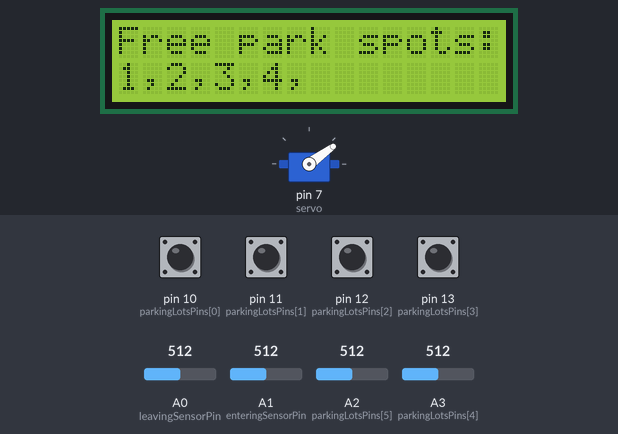
This sketch was run on a simulated Arduino Uno, built with avr-gcc and run on an emulated ATmega328P. On the bench: servo, 16×2 character LCD. Inputs (shaded band) come from the test bench; at power-on: pin 10 (parkingLotsPins[0]), pin 11 (parkingLotsPins[1]), pin 12 (parkingLotsPins[2]), pin 13 (parkingLotsPins[3]) HIGH, A0 (leavingSensorPin) = 512, A1 (enteringSensorPin) = 512, A2 (parkingLotsPins[5]) = 512, A3 (parkingLotsPins[4]) = 512.

Above: at 1.2 s.
1.3 s: A0 (leavingSensorPin) set to 533
At 3.2 s:
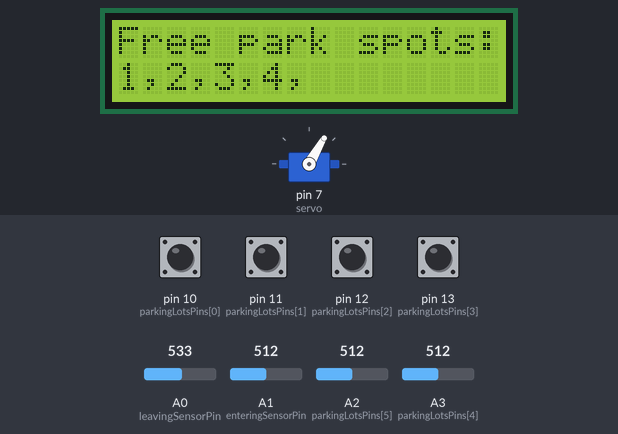
3.6 s: A0 (leavingSensorPin) set to 560
At 5.48 s:
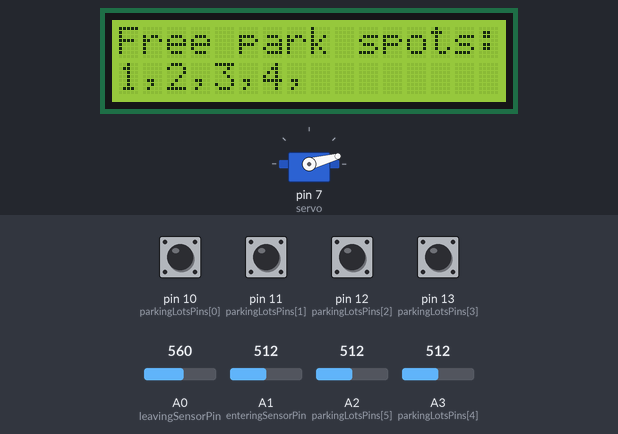
Timing chart, 0 to 9.2 s (numbered marks = the images above; inputs shaded):
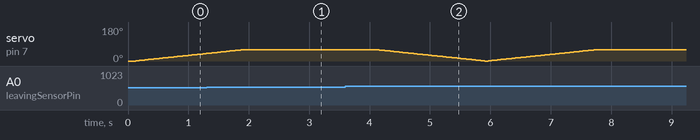

Measured:
- the behaviour switches between 550 and 551 on A0 (leavingSensorPin) (found by bisection; images 1 and 2)

The sketch:

parkingLot.ino
```cpp
#include <Wire.h>
#include <LiquidCrystal_I2C.h>
#include <Servo.h>

// 16x2 I2C LCD
LiquidCrystal_I2C lcd(0x27, 16, 2);
Servo servo;

// const char *sensorsNames[8] = {"OUT", "IN", "6", "5", "4", "3", "2", "1"};
// const unsigned short sensors[8] = {A0, A1, A2, A3, 13, 12, 11, 10};

const unsigned short parkingLotsPins[6] = {
  10, 11, 12, 13, A3, A2
};

const unsigned short leavingSensorPin = A0;
const unsigned short enteringSensorPin = A1;

int enter, leave; // value readings for leaving/entering sensors

void setup() {
  Serial.begin(9600);

  /*
   * Pins Setup.
   */

  pinMode(leavingSensorPin, INPUT);
  pinMode(enteringSensorPin, INPUT);

  for (int i = 0; i < 6; i++) {
    pinMode(parkingLotsPins[i], INPUT);
  }

  /*
   * Servo setup.
   */

  servo.attach(7);
  servo.write(0);

  /*
   * LCD Setup.
   */

  lcd.init();
  lcd.backlight();

  lcd.setCursor(0, 0);
  lcd.print("Free park spots:");
}

void loop() {
  unsigned short freeSpots;
  lcd.setCursor(0, 1);

  for (int i = 0; i < 6; i++) {
    int val;
    if (i < 4) {
      if ((val = digitalRead(parkingLotsPins[i])) == HIGH) {
        lcd.print(i + 1);
        lcd.print(",");
      }
    }
    else {
      if ((val = analogRead(parkingLotsPins[i])) > 550) {
        lcd.print(i + 1);
        lcd.print(",");
      }
    }
  }

  lcd.print("\b     ");

  enter = analogRead(enteringSensorPin); // reading of the parking entering sensor
  leave = analogRead(leavingSensorPin); // reading of the parking leaving sensor

  if ((freeSpots = getFreeSpots()) < 1) { // in case there are no free spots => barrier closes and displays message
    servo.write(0);

    delay(1000);

    lcd.setCursor(0, 1);
    lcd.print("Parking is full.");
  }

  if (leave <= 550) { // if someone wants to leave
    for (int i = 0; i <= 60; i++) { // open the barrier
      servo.write(i);
      delay(30);
    }

    while ((leave = analogRead(leavingSensorPin)) <= 550); // barrier stays up till the car leaves

    delay(500); // wait 500ms
    for (int i = 60; i >= 0; i--) { // close the barrier
      servo.write(i);
      delay(30);
    }
  }

  if (enter <= 550) {
    for (int i = 0; i <= 60; i++) { // open the barrier
      servo.write(i);
      delay(30);
    }

    while ((enter = analogRead(enteringSensorPin)) <= 550); // barrier stays up till the car enters the parking

    delay(500); // wait 500ms
    for (int i = 60; i >= 0; i--) { // close the barrier
      servo.write(i);
      delay(30);
    }
  }

  if ((freeSpots = getFreeSpots()) > 0) {
    lcd.setCursor(13, 1);
    lcd.print("C:");
    lcd.print(freeSpots);
  }
}

unsigned short getFreeSpots() { // function to return the free spots count
  unsigned short count = 0x06;

  for (unsigned short i = 0x0; i < 0x6; i++) {
    if (i < 4) {
      if (digitalRead(parkingLotsPins[i]) == LOW) { // spots 1-4 are connected to digital pins
        count --;
      }
    } else {
      if (analogRead(parkingLotsPins[i]) <= 550) { // spots 5-6 are connected to analog pins
        count --;
      }
    }
  }

  return count;
}
```
